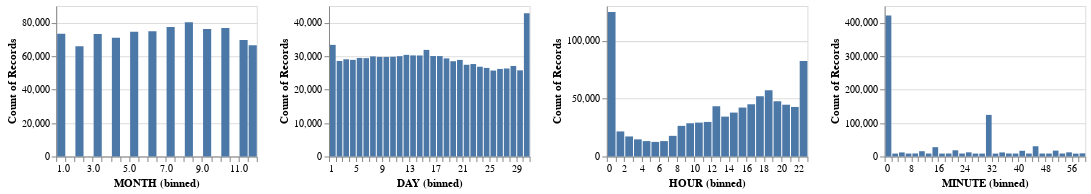

The notebook cell saved with this chart:
### Markdown cell above
### Distribution

### Code cell
alt.data_transformers.enable('vegafusion')
numeric_cols = ["MONTH", "DAY", "HOUR", "MINUTE"]
create_numeric_cols_chart(data, numeric_cols)

### Figure 1 — Vega specification as saved in the notebook (floating-point values rounded to 4 significant figures)
{"$schema": "https://vega.github.io/schema/vega/v5.json", "data": [{"name": "source_0", "values": [{"__count": 66513, "bin_maxbins_30_MONTH": 11.5, "bin_maxbins_30_MONTH_end": 12.0}, {"__count": 73191, "bin_maxbins_30_MONTH": 3.0, "bin_maxbins_30_MONTH_end": 3.5}, {"__count": 80230, "bin_maxbins_30_MONTH": 8.0, "bin_maxbins_30_MONTH_end": 8.5}, {"__count": 70993, "bin_maxbins_30_MONTH": 4.0, "bin_maxbins_30_MONTH_end": 4.5}, {"__count": 77388, "bin_maxbins_30_MONTH": 7.0, "bin_maxbins_30_MONTH_end": 7.5}, {"__count": 69611, "bin_maxbins_30_MONTH": 11.0, "bin_maxbins_30_MONTH_end": 11.5}, {"__count": 73387, "bin_maxbins_30_MONTH": 1.0, "bin_maxbins_30_MONTH_end": 1.5}, {"__count": 74539, "bin_maxbins_30_MONTH": 5.0, "bin_maxbins_30_MONTH_end": 5.5}, {"__count": 74857, "bin_maxbins_30_MONTH": 6.0, "bin_maxbins_30_MONTH_end": 6.5}, {"__count": 76283, "bin_maxbins_30_MONTH": 9.0, "bin_maxbins_30_MONTH_end": 9.5}, {"__count": 65958, "bin_maxbins_30_MONTH": 2.0, "bin_maxbins_30_MONTH_end": 2.5}, {"__count": 76911, "bin_maxbins_30_MONTH": 10.0, "bin_maxbins_30_MONTH_end": 10.5}]}, {"name": "source_1", "values": [{"__count": 30204, "bin_maxbins_30_DAY": 14.0, "bin_maxbins_30_DAY_end": 15.0}, {"__count": 29931, "bin_maxbins_30_DAY": 7.0, "bin_maxbins_30_DAY_end": 8.0}, {"__count": 26318, "bin_maxbins_30_DAY": 27.0, "bin_maxbins_30_DAY_end": 28.0}, {"__count": 26182, "bin_maxbins_30_DAY": 26.0, "bin_maxbins_30_DAY_end": 27.0}, {"__count": 29792, "bin_maxbins_30_DAY": 8.0, "bin_maxbins_30_DAY_end": 9.0}, {"__count": 27069, "bin_maxbins_30_DAY": 28.0, "bin_maxbins_30_DAY_end": 29.0}, {"__count": 27424, "bin_maxbins_30_DAY": 21.0, "bin_maxbins_30_DAY_end": 22.0}, {"__count": 29462, "bin_maxbins_30_DAY": 5.0, "bin_maxbins_30_DAY_end": 6.0}, {"__count": 33378, "bin_maxbins_30_DAY": 1.0, "bin_maxbins_30_DAY_end": 2.0}, {"__count": 30020, "bin_maxbins_30_DAY": 17.0, "bin_maxbins_30_DAY_end": 18.0}, {"__count": 29075, "bin_maxbins_30_DAY": 3.0, "bin_maxbins_30_DAY_end": 4.0}, {"__count": 28567, "bin_maxbins_30_DAY": 2.0, "bin_maxbins_30_DAY_end": 3.0}, {"__count": 30226, "bin_maxbins_30_DAY": 13.0, "bin_maxbins_30_DAY_end": 14.0}, {"__count": 31876, "bin_maxbins_30_DAY": 15.0, "bin_maxbins_30_DAY_end": 16.0}, {"__count": 29406, "bin_maxbins_30_DAY": 6.0, "bin_maxbins_30_DAY_end": 7.0}, {"__count": 27647, "bin_maxbins_30_DAY": 22.0, "bin_maxbins_30_DAY_end": 23.0}, {"__count": 28487, "bin_maxbins_30_DAY": 19.0, "bin_maxbins_30_DAY_end": 20.0}, {"__count": 26490, "bin_maxbins_30_DAY": 24.0, "bin_maxbins_30_DAY_end": 25.0}, {"__count": 25699, "bin_maxbins_30_DAY": 25.0, "bin_maxbins_30_DAY_end": 26.0}, {"__count": 29336, "bin_maxbins_30_DAY": 18.0, "bin_maxbins_30_DAY_end": 19.0}, {"__count": 28897, "bin_maxbins_30_DAY": 4.0, "bin_maxbins_30_DAY_end": 5.0}, {"__count": 30038, "bin_maxbins_30_DAY": 16.0, "bin_maxbins_30_DAY_end": 17.0}, {"__count": 25758, "bin_maxbins_30_DAY": 29.0, "bin_maxbins_30_DAY_end": 30.0}, {"__count": 29784, "bin_maxbins_30_DAY": 9.0, "bin_maxbins_30_DAY_end": 10.0}, {"__count": 29830, "bin_maxbins_30_DAY": 10.0, "bin_maxbins_30_DAY_end": 11.0}, {"__count": 30391, "bin_maxbins_30_DAY": 12.0, "bin_maxbins_30_DAY_end": 13.0}, {"__count": 42859, "bin_maxbins_30_DAY": 30.0, "bin_maxbins_30_DAY_end": 31.0}, {"__count": 29990, "bin_maxbins_30_DAY": 11.0, "bin_maxbins_30_DAY_end": 12.0}, {"__count": 26841, "bin_maxbins_30_DAY": 23.0, "bin_maxbins_30_DAY_end": 24.0}, {"__count": 28884, "bin_maxbins_30_DAY": 20.0, "bin_maxbins_30_DAY_end": 21.0}]}, {"name": "source_2", "values": [{"__count": 26449, "bin_maxbins_30_HOUR": 8.0, "bin_maxbins_30_HOUR_end": 9.0}, {"__count": 17300, "bin_maxbins_30_HOUR": 2.0, "bin_maxbins_30_HOUR_end": 3.0}, {"__count": 13270, "bin_maxbins_30_HOUR": 4.0, "bin_maxbins_30_HOUR_end": 5.0}, {"__count": 12579, "bin_maxbins_30_HOUR": 5.0, "bin_maxbins_30_HOUR_end": 6.0}, {"__count": 47708, "bin_maxbins_30_HOUR": 19.0, "bin_maxbins_30_HOUR_end": 20.0}, {"__count": 13281, "bin_maxbins_30_HOUR": 6.0, "bin_maxbins_30_HOUR_end": 7.0}, {"__count": 17820, "bin_maxbins_30_HOUR": 7.0, "bin_maxbins_30_HOUR_end": 8.0}, {"__count": 14790, "bin_maxbins_30_HOUR": 3.0, "bin_maxbins_30_HOUR_end": 4.0}, {"__count": 124830, "bin_maxbins_30_HOUR": 0.0, "bin_maxbins_30_HOUR_end": 1.0}, {"__count": 44724, "bin_maxbins_30_HOUR": 20.0, "bin_maxbins_30_HOUR_end": 21.0}, {"__count": 37911, "bin_maxbins_30_HOUR": 14.0, "bin_maxbins_30_HOUR_end": 15.0}, {"__count": 45109, "bin_maxbins_30_HOUR": 16.0, "bin_maxbins_30_HOUR_end": 17.0}, {"__count": 57210, "bin_maxbins_30_HOUR": 18.0, "bin_maxbins_30_HOUR_end": 19.0}, {"__count": 42261, "bin_maxbins_30_HOUR": 15.0, "bin_maxbins_30_HOUR_end": 16.0}, {"__count": 29831, "bin_maxbins_30_HOUR": 11.0, "bin_maxbins_30_HOUR_end": 12.0}, {"__count": 82526, "bin_maxbins_30_HOUR": 22.0, "bin_maxbins_30_HOUR_end": 23.0}, {"__count": 21631, "bin_maxbins_30_HOUR": 1.0, "bin_maxbins_30_HOUR_end": 2.0}, {"__count": 42786, "bin_maxbins_30_HOUR": 21.0, "bin_maxbins_30_HOUR_end": 22.0}, {"__count": 34432, "bin_maxbins_30_HOUR": 13.0, "bin_maxbins_30_HOUR_end": 14.0}, {"__count": 29259, "bin_maxbins_30_HOUR": 10.0, "bin_maxbins_30_HOUR_end": 11.0}, {"__count": 52050, "bin_maxbins_30_HOUR": 17.0, "bin_maxbins_30_HOUR_end": 18.0}, {"__count": 43396, "bin_maxbins_30_HOUR": 12.0, "bin_maxbins_30_HOUR_end": 13.0}, {"__count": 28708, "bin_maxbins_30_HOUR": 9.0, "bin_maxbins_30_HOUR_end": 10.0}]}, {"name": "source_3", "values": [{"__count": 8857, "bin_maxbins_30_MINUTE": 52.0, "bin_maxbins_30_MINUTE_end": 54.0}, {"__count": 8696, "bin_maxbins_30_MINUTE": 6.0, "bin_maxbins_30_MINUTE_end": 8.0}, {"__count": 8805, "bin_maxbins_30_MINUTE": 12.0, "bin_maxbins_30_MINUTE_end": 14.0}, {"__count": 30533, "bin_maxbins_30_MINUTE": 44.0, "bin_maxbins_30_MINUTE_end": 46.0}, {"__count": 8628, "bin_maxbins_30_MINUTE": 32.0, "bin_maxbins_30_MINUTE_end": 34.0}, {"__count": 12085, "bin_maxbins_30_MINUTE": 34.0, "bin_maxbins_30_MINUTE_end": 36.0}, {"__count": 8992, "bin_maxbins_30_MINUTE": 8.0, "bin_maxbins_30_MINUTE_end": 10.0}, {"__count": 17533, "bin_maxbins_30_MINUTE": 50.0, "bin_maxbins_30_MINUTE_end": 52.0}, {"__count": 421749, "bin_maxbins_30_MINUTE": 0.0, "bin_maxbins_30_MINUTE_end": 2.0}, {"__count": 18496, "bin_maxbins_30_MINUTE": 20.0, "bin_maxbins_30_MINUTE_end": 22.0}, {"__count": 8830, "bin_maxbins_30_MINUTE": 18.0, "bin_maxbins_30_MINUTE_end": 20.0}, {"__count": 8571, "bin_maxbins_30_MINUTE": 16.0, "bin_maxbins_30_MINUTE_end": 18.0}, {"__count": 8774, "bin_maxbins_30_MINUTE": 38.0, "bin_maxbins_30_MINUTE_end": 40.0}, {"__count": 12123, "bin_maxbins_30_MINUTE": 4.0, "bin_maxbins_30_MINUTE_end": 6.0}, {"__count": 8546, "bin_maxbins_30_MINUTE": 28.0, "bin_maxbins_30_MINUTE_end": 30.0}, {"__count": 16980, "bin_maxbins_30_MINUTE": 40.0, "bin_maxbins_30_MINUTE_end": 42.0}, {"__count": 124340, "bin_maxbins_30_MINUTE": 30.0, "bin_maxbins_30_MINUTE_end": 32.0}, {"__count": 8522, "bin_maxbins_30_MINUTE": 56.0, "bin_maxbins_30_MINUTE_end": 58.0}, {"__count": 8808, "bin_maxbins_30_MINUTE": 42.0, "bin_maxbins_30_MINUTE_end": 44.0}, {"__count": 8714, "bin_maxbins_30_MINUTE": 46.0, "bin_maxbins_30_MINUTE_end": 48.0}, {"__count": 27801, "bin_maxbins_30_MINUTE": 14.0, "bin_maxbins_30_MINUTE_end": 16.0}, {"__count": 12359, "bin_maxbins_30_MINUTE": 24.0, "bin_maxbins_30_MINUTE_end": 26.0}, {"__count": 12350, "bin_maxbins_30_MINUTE": 54.0, "bin_maxbins_30_MINUTE_end": 56.0}, {"__count": 8759, "bin_maxbins_30_MINUTE": 48.0, "bin_maxbins_30_MINUTE_end": 50.0}, {"__count": 9283, "bin_maxbins_30_MINUTE": 58.0, "bin_maxbins_30_MINUTE_end": 60.0}, {"__count": 8652, "bin_maxbins_30_MINUTE": 2.0, "bin_maxbins_30_MINUTE_end": 4.0}, {"__count": 8796, "bin_maxbins_30_MINUTE": 22.0, "bin_maxbins_30_MINUTE_end": 24.0}, {"__count": 15704, "bin_maxbins_30_MINUTE": 10.0, "bin_maxbins_30_MINUTE_end": 12.0}, {"__count": 8902, "bin_maxbins_30_MINUTE": 36.0, "bin_maxbins_30_MINUTE_end": 38.0}, {"__count": 8673, "bin_maxbins_30_MINUTE": 26.0, "bin_maxbins_30_MINUTE_end": 28.0}]}, {"name": "source_0_child__MONTH_y_domain___count", "values": [{"min": 65958, "max": 80230}]}, {"name": "source_1_child__DAY_y_domain___count", "values": [{"min": 25699, "max": 42859}]}, {"name": "source_2_child__HOUR_y_domain___count", "values": [{"min": 12579, "max": 124830}]}, {"name": "source_3_child__MINUTE_y_domain___count", "values": [{"min": 8522, "max": 421749}]}], "signals": [{"name": "child__MINUTE_bin_maxbins_30_MINUTE_bins", "value": {"fields": ["MINUTE"], "fname": "bin_MINUTE", "start": 0.0, "step": 2.0, "stop": 60.0}}, {"name": "child__HOUR_bin_maxbins_30_HOUR_bins", "value": {"fields": ["HOUR"], "fname": "bin_HOUR", "start": 0.0, "step": 1.0, "stop": 23.0}}, {"name": "child__MONTH_bin_maxbins_30_MONTH_bins", "value": {"fields": ["MONTH"], "fname": "bin_MONTH", "start": 1.0, "step": 0.5, "stop": 12.0}}, {"name": "child__DAY_bin_maxbins_30_DAY_bins", "value": {"fields": ["DAY"], "fname": "bin_DAY", "start": 1.0, "step": 1.0, "stop": 31.0}}, {"name": "concat_0_childWidth", "value": 200}, {"name": "concat_0_childHeight", "value": 150}, {"name": "concat_1_childWidth", "value": 200}, {"name": "concat_1_childHeight", "value": 150}, {"name": "concat_2_childWidth", "value": 200}, {"name": "concat_2_childHeight", "value": 150}, {"name": "concat_3_childWidth", "value": 200}, {"name": "concat_3_childHeight", "value": 150}], "marks": [{"type": "group", "name": "concat_0_group", "marks": [{"type": "group", "name": "child__MONTH_group", "encode": {"update": {"width": {"signal": "concat_0_childWidth"}, "height": {"signal": "concat_0_childHeight"}}}, "marks": [{"type": "rect", "name": "child__MONTH_marks", "from": {"data": "source_0"}, "encode": {"update": {"fill": {"value": "#4c78a8"}, "ariaRoleDescription": {"value": "bar"}, "x": {"field": "bin_maxbins_30_MONTH_end", "scale": "child__MONTH_x", "offset": {"signal": "0.5 + (abs(scale(\"child__MONTH_x\", datum[\"bin_maxbins_30_MONTH_end\"]) - scale(\"child__MONTH_x\", datum[\"bin_maxbins_30_MONTH\"])) < 0.25 ? 0.5 * (0.25 - (abs(scale(\"child__MONTH_x\", datum[\"bin_maxbins_30_MONTH_end\"]) - scale(\"child__MONTH_x\", datum[\"bin_maxbins_30_MONTH\"])))) : -0.5)"}}, "y": {"field": "__count", "scale": "child__MONTH_y"}, "y2": {"value": 0, "scale": "child__MONTH_y"}, "description": {"signal": "\"MONTH (binned): \" + (!isValid(datum[\"bin_maxbins_30_MONTH\"]) || !isFinite(+datum[\"bin_maxbins_30_MONTH\"]) ? \"null\" : format(datum[\"bin_maxbins_30_MONTH\"], \"\") + \" – \" + format(datum[\"bin_maxbins_30_MONTH_end\"], \"\")) + \"; Count of Records: \" + (format(datum[\"__count\"], \"\"))"}, "x2": {"field": "bin_maxbins_30_MONTH", "scale": "child__MONTH_x", "offset": {"signal": "0.5 + (abs(scale(\"child__MONTH_x\", datum[\"bin_maxbins_30_MONTH_end\"]) - scale(\"child__MONTH_x\", datum[\"bin_maxbins_30_MONTH\"])) < 0.25 ? -0.5 * (0.25 - (abs(scale(\"child__MONTH_x\", datum[\"bin_maxbins_30_MONTH_end\"]) - scale(\"child__MONTH_x\", datum[\"bin_maxbins_30_MONTH\"])))) : 0.5)"}}}}, "style": ["bar"]}], "axes": [{"scale": "child__MONTH_y", "ticks": false, "maxExtent": 0, "zindex": 0, "aria": false, "orient": "left", "domain": false, "labels": false, "gridScale": "child__MONTH_x", "minExtent": 0, "tickCount": {"signal": "ceil(concat_0_childHeight/40)"}, "grid": true}, {"scale": "child__MONTH_x", "labelOverlap": true, "orient": "bottom", "tickCount": {"signal": "ceil(concat_0_childWidth/10)"}, "zindex": 0, "title": "MONTH (binned)", "labelFlush": true, "grid": false}, {"scale": "child__MONTH_y", "zindex": 0, "title": "Count of Records", "orient": "left", "grid": false, "labelOverlap": true, "tickCount": {"signal": "ceil(concat_0_childHeight/40)"}}], "style": "cell"}], "layout": {"padding": 20, "columns": 2, "bounds": "full", "align": "all"}}, {"type": "group", "name": "concat_1_group", "marks": [{"type": "group", "name": "child__DAY_group", "encode": {"update": {"width": {"signal": "concat_1_childWidth"}, "height": {"signal": "concat_1_childHeight"}}}, "marks": [{"type": "rect", "name": "child__DAY_marks", "from": {"data": "source_1"}, "encode": {"update": {"ariaRoleDescription": {"value": "bar"}, "description": {"signal": "\"DAY (binned): \" + (!isValid(datum[\"bin_maxbins_30_DAY\"]) || !isFinite(+datum[\"bin_maxbins_30_DAY\"]) ? \"null\" : format(datum[\"bin_maxbins_30_DAY\"], \"\") + \" – \" + format(datum[\"bin_maxbins_30_DAY_end\"], \"\")) + \"; Count of Records: \" + (format(datum[\"__count\"], \"\"))"}, "y": {"field": "__count", "scale": "child__DAY_y"}, "y2": {"value": 0, "scale": "child__DAY_y"}, "fill": {"value": "#4c78a8"}, "x": {"field": "bin_maxbins_30_DAY_end", "scale": "child__DAY_x", "offset": {"signal": "0.5 + (abs(scale(\"child__DAY_x\", datum[\"bin_maxbins_30_DAY_end\"]) - scale(\"child__DAY_x\", datum[\"bin_maxbins_30_DAY\"])) < 0.25 ? 0.5 * (0.25 - (abs(scale(\"child__DAY_x\", datum[\"bin_maxbins_30_DAY_end\"]) - scale(\"child__DAY_x\", datum[\"bin_maxbins_30_DAY\"])))) : -0.5)"}}, "x2": {"field": "bin_maxbins_30_DAY", "scale": "child__DAY_x", "offset": {"signal": "0.5 + (abs(scale(\"child__DAY_x\", datum[\"bin_maxbins_30_DAY_end\"]) - scale(\"child__DAY_x\", datum[\"bin_maxbins_30_DAY\"])) < 0.25 ? -0.5 * (0.25 - (abs(scale(\"child__DAY_x\", datum[\"bin_maxbins_30_DAY_end\"]) - scale(\"child__DAY_x\", datum[\"bin_maxbins_30_DAY\"])))) : 0.5)"}}}}, "style": ["bar"]}], "axes": [{"scale": "child__DAY_y", "orient": "left", "zindex": 0, "grid": true, "tickCount": {"signal": "ceil(concat_1_childHeight/40)"}, "labels": false, "minExtent": 0, "domain": false, "aria": false, "ticks": false, "gridScale": "child__DAY_x", "maxExtent": 0}, {"scale": "child__DAY_x", "labelOverlap": true, "orient": "bottom", "labelFlush": true, "grid": false, "tickCount": {"signal": "ceil(concat_1_childWidth/10)"}, "title": "DAY (binned)", "zindex": 0}, {"scale": "child__DAY_y", "zindex": 0, "grid": false, "orient": "left", "title": "Count of Records", "labelOverlap": true, "tickCount": {"signal": "ceil(concat_1_childHeight/40)"}}], "style": "cell"}], "layout": {"padding": 20, "columns": 2, "bounds": "full", "align": "all"}}, {"type": "group", "name": "concat_2_group", "marks": [{"type": "group", "name": "child__HOUR_group", "encode": {"update": {"width": {"signal": "concat_2_childWidth"}, "height": {"signal": "concat_2_childHeight"}}}, "marks": [{"type": "rect", "name": "child__HOUR_marks", "from": {"data": "source_2"}, "encode": {"update": {"y": {"field": "__count", "scale": "child__HOUR_y"}, "y2": {"value": 0, "scale": "child__HOUR_y"}, "description": {"signal": "\"HOUR (binned): \" + (!isValid(datum[\"bin_maxbins_30_HOUR\"]) || !isFinite(+datum[\"bin_maxbins_30_HOUR\"]) ? \"null\" : format(datum[\"bin_maxbins_30_HOUR\"], \"\") + \" – \" + format(datum[\"bin_maxbins_30_HOUR_end\"], \"\")) + \"; Count of Records: \" + (format(datum[\"__count\"], \"\"))"}, "x2": {"field": "bin_maxbins_30_HOUR", "scale": "child__HOUR_x", "offset": {"signal": "0.5 + (abs(scale(\"child__HOUR_x\", datum[\"bin_maxbins_30_HOUR_end\"]) - scale(\"child__HOUR_x\", datum[\"bin_maxbins_30_HOUR\"])) < 0.25 ? -0.5 * (0.25 - (abs(scale(\"child__HOUR_x\", datum[\"bin_maxbins_30_HOUR_end\"]) - scale(\"child__HOUR_x\", datum[\"bin_maxbins_30_HOUR\"])))) : 0.5)"}}, "ariaRoleDescription": {"value": "bar"}, "fill": {"value": "#4c78a8"}, "x": {"field": "bin_maxbins_30_HOUR_end", "scale": "child__HOUR_x", "offset": {"signal": "0.5 + (abs(scale(\"child__HOUR_x\", datum[\"bin_maxbins_30_HOUR_end\"]) - scale(\"child__HOUR_x\", datum[\"bin_maxbins_30_HOUR\"])) < 0.25 ? 0.5 * (0.25 - (abs(scale(\"child__HOUR_x\", datum[\"bin_maxbins_30_HOUR_end\"]) - scale(\"child__HOUR_x\", datum[\"bin_maxbins_30_HOUR\"])))) : -0.5)"}}}}, "style": ["bar"]}], "axes": [{"scale": "child__HOUR_y", "gridScale": "child__HOUR_x", "tickCount": {"signal": "ceil(concat_2_childHeight/40)"}, "labels": false, "grid": true, "minExtent": 0, "orient": "left", "ticks": false, "maxExtent": 0, "zindex": 0, "domain": false, "aria": false}, {"scale": "child__HOUR_x", "grid": false, "orient": "bottom", "title": "HOUR (binned)", "labelFlush": true, "labelOverlap": true, "zindex": 0, "tickCount": {"signal": "ceil(concat_2_childWidth/10)"}}, {"scale": "child__HOUR_y", "tickCount": {"signal": "ceil(concat_2_childHeight/40)"}, "grid": false, "orient": "left", "title": "Count of Records", "labelOverlap": true, "zindex": 0}], "style": "cell"}], "layout": {"padding": 20, "columns": 2, "bounds": "full", "align": "all"}}, {"type": "group", "name": "concat_3_group", "marks": [{"type": "group", "name": "child__MINUTE_group", "encode": {"update": {"width": {"signal": "concat_3_childWidth"}, "height": {"signal": "concat_3_childHeight"}}}, "marks": [{"type": "rect", "name": "child__MINUTE_marks", "from": {"data": "source_3"}, "encode": {"update": {"y2": {"value": 0, "scale": "child__MINUTE_y"}, "ariaRoleDescription": {"value": "bar"}, "description": {"signal": "\"MINUTE (binned): \" + (!isValid(datum[\"bin_maxbins_30_MINUTE\"]) || !isFinite(+datum[\"bin_maxbins_30_MINUTE\"]) ? \"null\" : format(datum[\"bin_maxbins_30_MINUTE\"], \"\") + \" – \" + format(datum[\"bin_maxbins_30_MINUTE_end\"], \"\")) + \"; Count of Records: \" + (format(datum[\"__count\"], \"\"))"}, "fill": {"value": "#4c78a8"}, "y": {"field": "__count", "scale": "child__MINUTE_y"}, "x2": {"field": "bin_maxbins_30_MINUTE", "scale": "child__MINUTE_x", "offset": {"signal": "0.5 + (abs(scale(\"child__MINUTE_x\", datum[\"bin_maxbins_30_MINUTE_end\"]) - scale(\"child__MINUTE_x\", datum[\"bin_maxbins_30_MINUTE\"])) < 0.25 ? -0.5 * (0.25 - (abs(scale(\"child__MINUTE_x\", datum[\"bin_maxbins_30_MINUTE_end\"]) - scale(\"child__MINUTE_x\", datum[\"bin_maxbins_30_MINUTE\"])))) : 0.5)"}}, "x": {"field": "bin_maxbins_30_MINUTE_end", "scale": "child__MINUTE_x", "offset": {"signal": "0.5 + (abs(scale(\"child__MINUTE_x\", datum[\"bin_maxbins_30_MINUTE_end\"]) - scale(\"child__MINUTE_x\", datum[\"bin_maxbins_30_MINUTE\"])) < 0.25 ? 0.5 * (0.25 - (abs(scale(\"child__MINUTE_x\", datum[\"bin_maxbins_30_MINUTE_end\"]) - scale(\"child__MINUTE_x\", datum[\"bin_maxbins_30_MINUTE\"])))) : -0.5)"}}}}, "style": ["bar"]}], "axes": [{"scale": "child__MINUTE_y", "maxExtent": 0, "grid": true, "minExtent": 0, "orient": "left", "domain": false, "aria": false, "labels": false, "gridScale": "child__MINUTE_x", "tickCount": {"signal": "ceil(concat_3_childHeight/40)"}, "ticks": false, "zindex": 0}, {"scale": "child__MINUTE_x", "title": "MINUTE (binned)", "labelFlush": true, "grid": false, "tickCount": {"signal": "ceil(concat_3_childWidth/10)"}, "orient": "bottom", "labelOverlap": true, "zindex": 0}, {"scale": "child__MINUTE_y", "zindex": 0, "grid": false, "title": "Count of Records", "tickCount": {"signal": "ceil(concat_3_childHeight/40)"}, "orient": "left", "labelOverlap": true}], "style": "cell"}], "layout": {"padding": 20, "columns": 2, "bounds": "full", "align": "all"}}], "scales": [{"name": "child__MONTH_x", "type": "linear", "domain": {"signal": "[child__MONTH_bin_maxbins_30_MONTH_bins.start, child__MONTH_bin_maxbins_30_MONTH_bins.stop]"}, "range": [0, {"signal": "concat_0_childWidth"}], "bins": {"signal": "child__MONTH_bin_maxbins_30_MONTH_bins"}, "zero": false}, {"name": "child__MONTH_y", "type": "linear", "domain": [{"signal": "(data(\"source_0_child__MONTH_y_domain___count\")[0] || {}).min"}, {"signal": "(data(\"source_0_child__MONTH_y_domain___count\")[0] || {}).max"}], "range": [{"signal": "concat_0_childHeight"}, 0], "nice": true, "zero": true}, {"name": "child__DAY_x", "type": "linear", "domain": {"signal": "[child__DAY_bin_maxbins_30_DAY_bins.start, child__DAY_bin_maxbins_30_DAY_bins.stop]"}, "range": [0, {"signal": "concat_1_childWidth"}], "bins": {"signal": "child__DAY_bin_maxbins_30_DAY_bins"}, "zero": false}, {"name": "child__DAY_y", "type": "linear", "domain": [{"signal": "(data(\"source_1_child__DAY_y_domain___count\")[0] || {}).min"}, {"signal": "(data(\"source_1_child__DAY_y_domain___count\")[0] || {}).max"}], "range": [{"signal": "concat_1_childHeight"}, 0], "nice": true, "zero": true}, {"name": "child__HOUR_x", "type": "linear", "domain": {"signal": "[child__HOUR_bin_maxbins_30_HOUR_bins.start, child__HOUR_bin_maxbins_30_HOUR_bins.stop]"}, "range": [0, {"signal": "concat_2_childWidth"}], "bins": {"signal": "child__HOUR_bin_maxbins_30_HOUR_bins"}, "zero": false}, {"name": "child__HOUR_y", "type": "linear", "domain": [{"signal": "(data(\"source_2_child__HOUR_y_domain___count\")[0] || {}).min"}, {"signal": "(data(\"source_2_child__HOUR_y_domain___count\")[0] || {}).max"}], "range": [{"signal": "concat_2_childHeight"}, 0], "zero": true, "nice": true}, {"name": "child__MINUTE_x", "type": "linear", "domain": {"signal": "[child__MINUTE_bin_maxbins_30_MINUTE_bins.start, child__MINUTE_bin_maxbins_30_MINUTE_bins.stop]"}, "range": [0, {"signal": "concat_3_childWidth"}], "bins": {"signal": "child__MINUTE_bin_maxbins_30_MINUTE_bins"}, "zero": false}, {"name": "child__MINUTE_y", "type": "linear", "domain": [{"signal": "(data(\"source_3_child__MINUTE_y_domain___count\")[0] || {}).min"}, {"signal": "(data(\"source_3_child__MINUTE_y_domain___count\")[0] || {}).max"}], "range": [{"signal": "concat_3_childHeight"}, 0], "nice": true, "zero": true}], "background": "white", "layout": {"padding": 20, "bounds": "full", "align": "each"}, "padding": 5}
